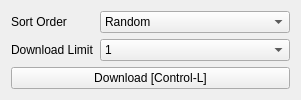
      <widget class="QWidget" name="tab_10">
       <attribute name="title">
        <string>Database Download</string>
       </attribute>
       <layout class="QVBoxLayout" name="verticalLayout_12">
        <item>
         <layout class="QGridLayout" name="database_download_buttons_2">
          <item row="0" column="1">
           <widget class="QComboBox" name="download_sort_order">
            <property name="currentIndex">
             <number>0</number>
            </property>
            <item>
             <property name="text">
              <string>Random</string>
             </property>
            </item>
            <item>
             <property name="text">
              <string>Date Uploaded (Ascending)</string>
             </property>
            </item>
            <item>
             <property name="text">
              <string>Date Uploaded (Descending)</string>
             </property>
            </item>
            <item>
             <property name="text">
              <string>Date Modifed (Ascending)</string>
             </property>
            </item>
            <item>
             <property name="text">
              <string>Date Modifed (Descending)</string>
             </property>
            </item>
           </widget>
          </item>
          <item row="0" column="0">
           <widget class="QLabel" name="label_15">
            <property name="text">
             <string>Sort Order</string>
            </property>
           </widget>
          </item>
          <item row="1" column="0">
           <widget class="QLabel" name="label_88">
            <property name="text">
             <string>Download Limit</string>
            </property>
           </widget>
          </item>
          <item row="1" column="1">
           <widget class="QComboBox" name="database_download_limit">
            <property name="enabled">
             <bool>true</bool>
            </property>
            <property name="frame">
             <bool>true</bool>
            </property>
            <item>
             <property name="text">
              <string>1</string>
             </property>
            </item>
            <item>
             <property name="text">
              <string>5</string>
             </property>
            </item>
            <item>
             <property name="text">
              <string>10</string>
             </property>
            </item>
            <item>
             <property name="text">
              <string>20</string>
             </property>
            </item>
            <item>
             <property name="text">
              <string>50</string>
             </property>
            </item>
            <item>
             <property name="text">
              <string>100</string>
             </property>
            </item>
            <item>
             <property name="text">
              <string>All</string>
             </property>
            </item>
           </widget>
          </item>
         </layout>
        </item>
        <item>
         <widget class="QPushButton" name="database_download">
          <property name="enabled">
           <bool>true</bool>
          </property>
          <property name="text">
           <string>Download [Control-L]</string>
          </property>
         </widget>
        </item>
       </layout>
      </widget>
